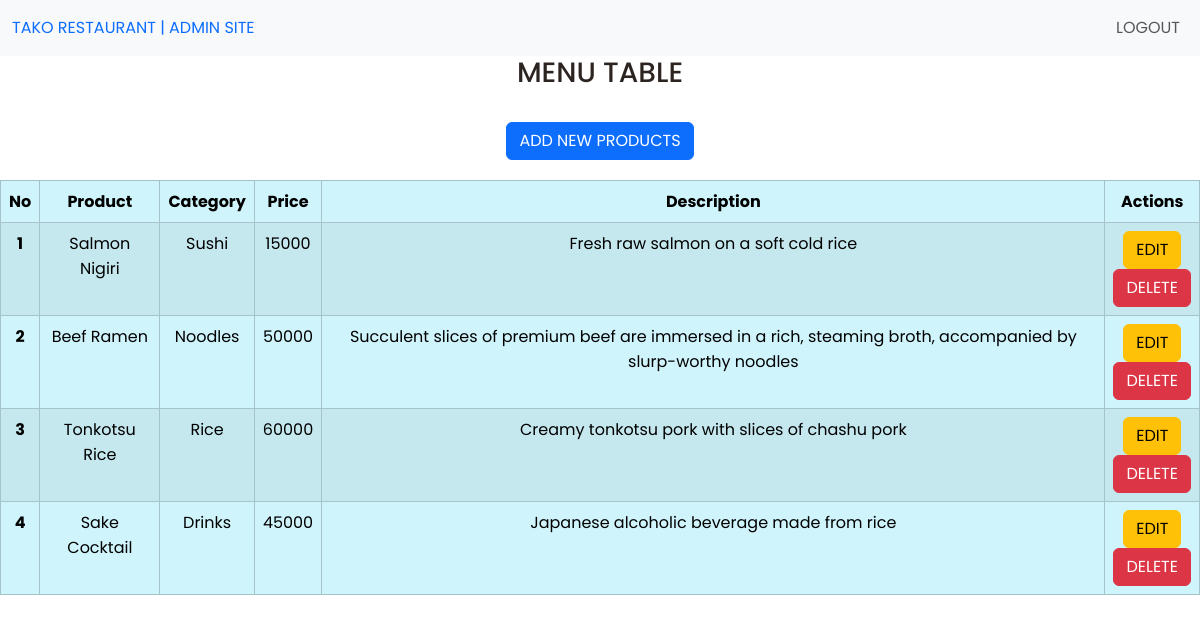
Page /admin_index.php on the committed database.
### tables this page shows
CREATE TABLE `product_list` (
  `id` int(30) NOT NULL AUTO_INCREMENT,
  `category_id` int(30) NOT NULL,
  `category` varchar(10) NOT NULL,
  `name` varchar(100) NOT NULL,
  `description` text NOT NULL,
  `price` float NOT NULL DEFAULT 0,
  `img_path` text NOT NULL,
  PRIMARY KEY (`id`)
);

### admin_index.php (the view)
<?php
include("admin_navbar.php");
?>
<div class="container text-center">
    <h3>MENU TABLE</h3>
    <br />
    <a href="add_product.php"><button class="btn btn-primary">ADD NEW PRODUCTS</button></a>
</div>
<?php
$sql = "SELECT pl.id,
               pl.name,
               pl.category_id,
               CASE pl.category_id
                 WHEN 1 THEN 'Sushi'
                 WHEN 2 THEN 'Rice'
                 WHEN 3 THEN 'Noodles'
                 WHEN 4 THEN 'Drinks'
                 ELSE 'Unknown'
               END AS category_name,
               pl.price,
               pl.description
        FROM product_list pl";
$stmt = $db->query($sql);
if ($stmt->rowCount() > 0) {
    echo '<table class="table table-striped table-info text-center table-bordered" style="width: 100%; margin-top: 20px">
            <thead>
                <tr>
                    <th scope="col">No</th>
                    <th scope="col">Product</th>
                    <th scope="col">Category</th>
                    <th scope="col">Price</th>
                    <th scope="col">Description</th>
                    <th scope="col">Actions</th>
                </tr>
            </thead>
            <tbody>';
    $count = 1;
    while ($row = $stmt->fetch(PDO::FETCH_ASSOC)) {
        echo '<tr>
                <th scope="row">' . $count . '</th>
                <td>' . $row['name'] . '</td>
                <td>' . $row['category_name'] . '</td>
                <td>' . $row['price'] . '</td>
                <td>' . $row['description'] . '</td>
                <td>
                <a class="btn btn-warning" href="edit_product.php?id=' . $row['id'] . '">EDIT</a>
                    <form method="POST" action="delete_product.php">
                        <input type="hidden" name="product_id" value="' . $row['id'] . '">
                        <button type="submit" class="btn btn-danger">DELETE</button>
                    </form>
                </td>
            </tr>';
        $count++;
    }
    echo '</tbody></table>';
} else {
    echo '<p>No products found.</p>';
}
?>

### admin_navbar.php (shortened to what this page needs)
<link href="https://cdn.jsdelivr.net/npm/bootstrap@5.3.2/dist/css/bootstrap.min.css" rel="stylesheet">
<!DOCTYPE html>
<html lang="en">
<head>
    <link rel="stylesheet" type="text/css" href="index.css">
</head>
<body>
<nav class="navbar navbar-expand-lg bg-body-tertiary bg-light">
  <div class="container-fluid">
    <a href="admin_index.php" h2>TAKO RESTAURANT | ADMIN SITE</h2></a>
    <div class="collapse navbar-collapse justify-content-end" id="navbarNavDropdown">
      <ul class="navbar-nav">
        <li class="nav-item">
          <a class="nav-link" href="logout.php">LOGOUT</a>
        </li>
      </ul>
    </div>
  </div>
</nav>

### index.css (style rules this page uses)
:root { --header-height: 3.5rem; --first-color: hsl(19, 64%, 54%); --first-color-alt: hsl(19, 64%, 52%); --title-color: hsl(19, 16%, 15%); --text-color: hsl(19, 16%, 35%); --text-color-light: hsl(19, 8%, 55%); --body-color: hsl(0, 0%, 100%); --container-color: hsl(19, 100%, 97%); --body-font: "Poppins", sans-serif; --title-font: "Lora", serif; --subtitle-font: "Dancing Script", cursive; --biggest-font-size: 2.25rem; --h1-font-size: 1.5rem; --h2-font-size: 1.25rem; --h3-font-size: 1rem; --normal-font-size: .938rem; --small-font-size: .813rem; --smaller-font-size: .75rem; --font-medium: 500; --font-semi-bold: 600; --z-tooltip: 10; --z-fixed: 100; }
@media screen and (min-width: 1024px) { :root { --biggest-font-size: 4rem; --h1-font-size: 2.25rem; --h2-font-size: 1.5rem; --h3-font-size: 1.25rem; --normal-font-size: 1rem; --small-font-size: .875rem; --smaller-font-size: .813rem; } }
* { box-sizing: border-box; padding: 0; margin: 0; }
html { scroll-behavior: smooth; }
body { font-family: var(--body-font); font-size: var(--normal-font-size); background-color: var(--body-color); color: var(--text-color); transition: background .4s; }
h1, h2, h3 { color: var(--title-color); font-weight: var(--font-medium); }
ul { list-style: none; }
a { text-decoration: none; }
.container { max-width: 1024px; margin-inline: 1.5rem; }
@media screen and (min-width: 1064px) { .container { margin-inline: auto; } }

### rows in the picture
product_list: name "Salmon Nigiri", category_name "Sushi", price "15000", description "Fresh raw salmon on a soft cold rice"
product_list: name "Beef Ramen", category_name "Noodles", price "50000", description "Succulent slices of premium beef are immersed in a rich, steaming broth, accompanied by slurp-worthy noodles"
product_list: name "Tonkotsu Rice", category_name "Rice", price "60000", description "Creamy tonkotsu pork with slices of chashu pork"
product_list: name "Sake Cocktail", category_name "Drinks", price "45000", description "Japanese alcoholic beverage made from rice"
